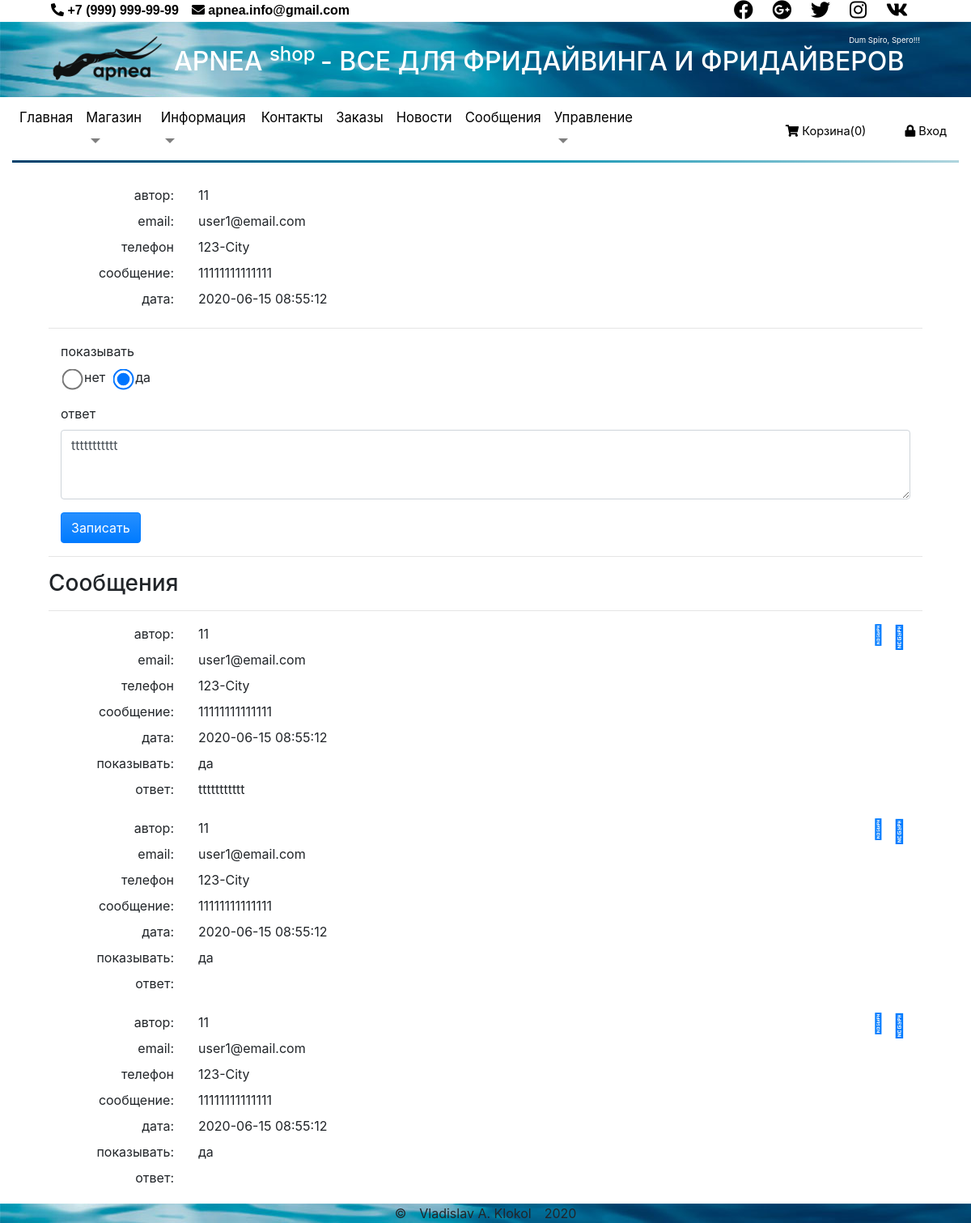
/views/admin/messages.php?edit=20, run on the app's committed database.
### tables this page shows
CREATE TABLE `message` (
  `id` int(6) NOT NULL,
  `visitor` varchar(1024) NOT NULL,
  `email` varchar(1024) NOT NULL,
  `phone` varchar(30) DEFAULT NULL,
  `message` text NOT NULL,
  `date` datetime NOT NULL DEFAULT CURRENT_TIMESTAMP,
  `dispatched` tinyint(1) NOT NULL DEFAULT '0',
  `response` text
);

### module/pdo_query.php (called while the page is built, shortened)
<?php
function getTable(object $pdo, string $table, string $where = "1", $sort = "", $limit = ""): array
{
    $sql = "SELECT * FROM `$table`
    WHERE " . ($where == "" ? 1 : "$where")
        . ($sort == "" ? "" : " ORDER BY $sort")
        . ($limit == "" ? "" : " LIMIT $limit");
    $stmt = $pdo->prepare($sql);
    $stmt->execute();
    return $stmt->fetchAll();
}

### views/admin/messages.php (the view, shortened to what this page needs)
<?php
require $_SERVER['DOCUMENT_ROOT'] . '/views/layouts/index.php';
$visitor = '';
$email = '';
$phone = '';
$mess = '';
$date = '';
$dispatched = '';
$response = '';
$operation = 'Записать';
if (isset($_GET['edit'])) {
    $id = $_GET['edit'];
    $message = getTable($pdo, "message", "`id`=$id", "`date` DESC");
    $visitor = $message[0]['visitor'];
    $email = $message[0]['email'];
    $phone = $message[0]['phone'];
    $mess = $message[0]['message'];
    $date =  $message[0]['date'];
    $dispatched = $message[0]['dispatched'];
    $response = $message[0]['response'];
}
$messages = getTable($pdo, "message", "", "`date` DESC");
require  $_SERVER['DOCUMENT_ROOT'] . '/views/layouts/header.php';
?>
<div class="row mt-3">
    <div class="col-2">
        <div class="mb-2 text-right">автор: </div>
        <div class="mb-2 text-right">email: </div>
        <div class="mb-2 text-right">телефон</div>
        <div class="mb-2 text-right">сообщение: </div>
        <div class="mb-2 text-right">дата: </div>
    </div>
    <div class="col-9">
        <div class="mb-2"><?= $visitor ?></div>
        <div class="mb-2"><?= $email ?></div>
        <div class="mb-2"><?= $phone  ?></div>
        <div class="mb-2"><?= $mess ?></div>
        <div class="mb-2"><?= $date ?></div>
    </div>
</div>
<hr>
<form method="POST" class="enter-form  col">
    <div class="form-group">
        <label class="enter-label">показывать </label>
        <div class="d-flex justify-content-start">
            <input type="radio" name="dispatched" value=0 class="mess-radio m-2" <?= $dispatched == 0 ? 'checked' : '' ?>><span class="mr-2">нет</span>
            <input type="radio" name="dispatched" value=1 class="mess-radio m-2 " <?= $dispatched == 1 ? 'checked' : '' ?>><span>да</span>
        </div>
    </div>
    <div class="form-group">
        <label class="enter-label" for="response-id">ответ</label>
        <textarea rows="3" name="response" id="response-id" class="enter-field form-control"><?= $response ?></textarea>
    </div>
    <input type="submit" value="<?= $operation ?>" name="updMessage" class="enter-button btn btn-primary" />
</form>
<hr>
<h3>Сообщения</h3>
<hr>
<?php
foreach ($messages as $message) { ?>
    <div class="row mt-3 border-bottom border-info">
        <div class="col-2">
            <div class="mb-2 text-right">автор: </div>
            <div class="mb-2 text-right">email: </div>
            <div class="mb-2 text-right">телефон</div>
            <div class="mb-2 text-right">сообщение: </div>
            <div class="mb-2 text-right">дата: </div>
            <div class="mb-2 text-right">показывать: </div>
            <div class="mb-2 text-right">ответ: </div>
        </div>
        <div class="col-9">
            <div class="mb-2"><?= $message['visitor'] ?></div>
            <div class="mb-2"><?= $message['email'] ?></div>
            <div class="mb-2"><?= $message['phone']  ?></div>
            <div class="mb-2"><?= $message['message']  ?></div>
            <div class="mb-2"><?= $message['date']  ?></div>
            <div class="mb-2"><?= $message['dispatched'] ? 'да' : 'нет'  ?></div>
            <div class="mb-2"><?= $message['response']  ?></div>
        </div>
        <div class="col d-flex">
            <a href="/views/admin/messages.php ? edit=<?= $message['id'] ?>"><i class="fas fa-edit h4"></i></a>
            <a href="/views/admin/messages.php ? del=<?= $message['id'] ?>"><i class="far fa-minus-square h3"></i></a>
        </div>
    </div>
<?php } ?>
<?php require $_SERVER['DOCUMENT_ROOT'] . '/views/layouts/footer.php';

### css/style.css (style rules this page uses)
.mess-radio { transform: scale(2,2); }

### data on the page
message: visitor "11", email "user1@email.com", phone "123-City", message "11111111111111", date "2020-06-15 08:55:12", dispatched "☑", response "ttttttttttt", shows "да"
message: visitor "11", email "user1@email.com", phone "123-City", message "11111111111111", date "2020-06-15 08:55:12", dispatched "да"
message: visitor "11", email "user1@email.com", phone "123-City", message "11111111111111", date "2020-06-15 08:55:12", dispatched "да"

### other printed values
$inBasket "0"
